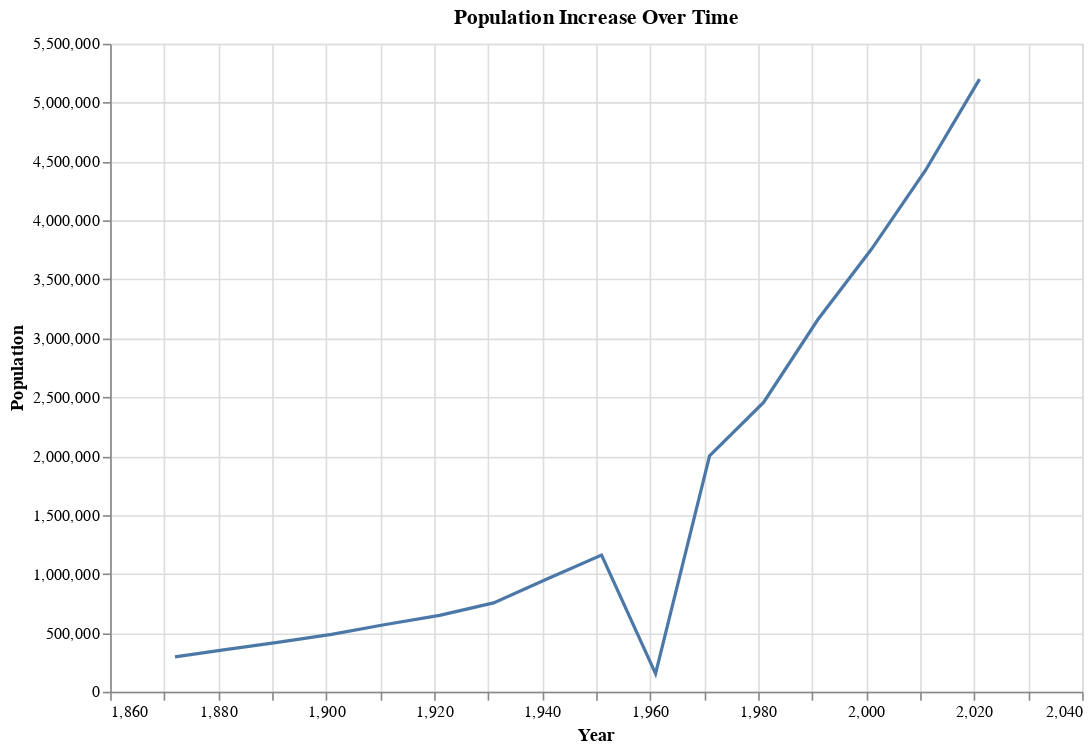

Write notebook code for a chart like this one.
### Code cell
# prompt: Using dataframe df1: generate a code where it should represent the graph of population increased per 10 years

import altair as alt

# Create the Altair chart
chart = alt.Chart(df1).mark_line().encode(
    x=alt.X('YEAR', title='Year'),
    y=alt.Y('POPULATION', title='Population'),
    tooltip=['YEAR', 'POPULATION']
).properties(
    title='Population Increase Over Time',
    width=600,
    height=400
)

# Display the chart
chart

### Figure 1 — Vega-Lite specification as saved in the notebook (floating-point values rounded to 4 significant figures)
{"config": {"view": {"continuousWidth": 300, "continuousHeight": 300}}, "data": {"name": "data-c6910ae08c6607762808df893cb2e688"}, "mark": {"type": "line"}, "encoding": {"tooltip": [{"field": "YEAR", "type": "quantitative"}, {"field": "POPULATION", "type": "quantitative"}], "x": {"field": "YEAR", "title": "Year", "type": "quantitative"}, "y": {"field": "POPULATION", "title": "Population", "type": "quantitative"}}, "height": 400, "title": "Population Increase Over Time", "width": 600, "$schema": "https://vega.github.io/schema/vega-lite/v5.20.1.json", "datasets": {"data-c6910ae08c6607762808df893cb2e688": [{"YEAR": 1872, "POPULATION": 296045, "INCREASE": null, "PERCENTAGE": null}, {"YEAR": 1881, "POPULATION": 355512, "INCREASE": 59470.0, "PERCENTAGE": 16.7}, {"YEAR": 1891, "POPULATION": 419818, "INCREASE": 64310.0, "PERCENTAGE": 15.3}, {"YEAR": 1901, "POPULATION": 487377, "INCREASE": 66560.0, "PERCENTAGE": 13.8}, {"YEAR": 1911, "POPULATION": 570878, "INCREASE": 83500.0, "PERCENTAGE": 14.7}, {"YEAR": 1921, "POPULATION": 648654, "INCREASE": 77780.0, "PERCENTAGE": 12.0}, {"YEAR": 1931, "POPULATION": 754421, "INCREASE": 105800.0, "PERCENTAGE": 14.0}, {"YEAR": 1941, "POPULATION": 959675, "INCREASE": 205300.0, "PERCENTAGE": 21.4}, {"YEAR": 1951, "POPULATION": 1159559, "INCREASE": 198600.0, "PERCENTAGE": 17.0}, {"YEAR": 1961, "POPULATION": 153202, "INCREASE": 372500.0, "PERCENTAGE": 24.3}, {"YEAR": 1971, "POPULATION": 2003097, "INCREASE": 471000.0, "PERCENTAGE": 23.5}, {"YEAR": 1981, "POPULATION": 2455365, "INCREASE": 452300.0, "PERCENTAGE": 18.4}, {"YEAR": 1991, "POPULATION": 3154704, "INCREASE": 699300.0, "PERCENTAGE": 22.2}, {"YEAR": 2001, "POPULATION": 3757356, "INCREASE": 602700.0, "PERCENTAGE": 16.0}, {"YEAR": 2011, "POPULATION": 4426259, "INCREASE": 670300.0, "PERCENTAGE": 15.0}, {"YEAR": 2021, "POPULATION": 5200000, "INCREASE": 773700.0, "PERCENTAGE": 14.9}]}}
